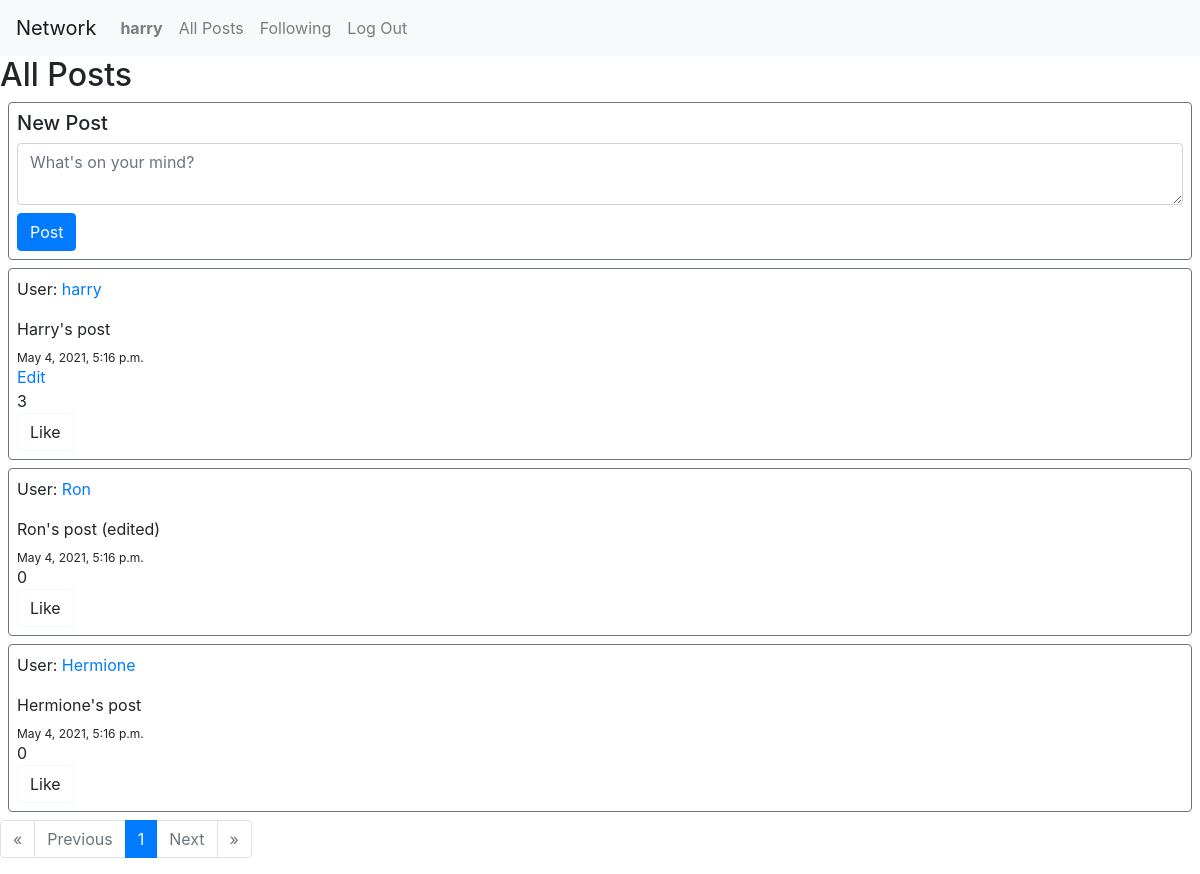
Screenshot of / (signed in) with the database file from the repository.
### network/models.py (models this page shows, shortened)
class User(AbstractUser):
    pass

class TimeStampMixin(models.Model):
    created_at = models.DateTimeField(auto_now_add=True)
    updated_at = models.DateTimeField(auto_now=True)
    class Meta:
        abstract = True

class Post(TimeStampMixin):
    user = models.ForeignKey(User, on_delete=models.CASCADE)
    content = models.CharField(max_length = 64)
    likes = models.IntegerField(default=0)

### network/views.py (the view)
# urls.py: path("", views.index, name="index"),
def index(request):
    if request.method == "POST":
        user = request.user
        content = request.POST["content"]
        if content != "":
            Post.objects.create(user=user, content=content, likes=0)
    posts_chronological = Post.objects.order_by('-created_at')
    paginator = Paginator(posts_chronological, 10)
    page_number = request.GET.get('page')
    page_obj = paginator.get_page(page_number)
    return render(request, "network/index.html", {
        "page_obj": page_obj,
    })

### network/templates/network/index.html (shortened to what this page needs)
{% extends "network/layout.html" %}
{% load static %}
{% block body %}
    <h2>All Posts</h2>
    {% if user.is_authenticated %}
      <div class="border border-secondary rounded p-2 m-2">
        <h5> New Post </h5>
        <form id="new-post-form" action="{% url 'index' %}" method="post">
          <textarea class="form-control mb-2" id="new-post-text" name="content" placeholder="What's on your mind?"></textarea>
          <input type="submit" class="btn btn-primary" value="Post" />
        </form>
      </div>
    {% endif %}
    {% for post in page_obj %}
      <div class="border border-secondary rounded p-2 m-2">
        <p>User:  <a href="{% url 'profile' post.user.id %}"> {{ post.user }} </a></p>
        <div id="post-{{post.id}}"> {{ post.content }} </div>
        <sub> {{ post.created_at }}</sub>
        <br />
        {% if user == post.user %}
          <div id="edit" onclick="edit('{{ post.id }}')" class="text-primary">Edit</div>
        {% endif %}
        <div id="post-likes-{{post.id}}"> {{ post.likes }} </div>
        {% if user.is_authenticated %}
          <button class="btn mr-1 d-inline-block" style="background-color:white; border-color: #F0F8FF;" id="like-{{post.id}}" onclick="like('{{ post.id }}')">Like</button>
        {% endif %}
      </div>
    {% endfor %}
    <nav aria-label="pagination">
      <ul class="pagination">
        {% if not page_obj.has_previous %}
          <li class="page-item disabled">
            <a class="page-link" href="#" tabindex="-1" aria-disabled="true">&laquo;</a>
          </li>
        {% endif %}
        {% if not page_obj.has_previous %}
          <li class="page-item disabled">
            <a class="page-link" href="#" tabindex="-1" aria-disabled="true">Previous</a>
          </li>
        {% endif %}
        <li class="page-item active" aria-current="page">
          <a class="page-link" href="?page={{ page_obj.number }}">{{page_obj.number}} <span class="sr-only">(current)</span></a>
        </li>
        {% if not page_obj.has_next %}
          <li class="page-item disabled">
            <a class="page-link" href="#" tabindex="-1" aria-disabled="true">Next</a>
          </li>
        {% endif %}
        {% if not page_obj.has_next %}
          <li class="page-item disabled">
            <a class="page-link" href="#" tabindex="-1" aria-disabled="true">&raquo;</a>
          </li>
        {% endif %}
      </ul>
    </nav>
{% endblock %}

### network/templates/network/layout.html (shortened to what this page needs)
{% load static %}
<!DOCTYPE html>
<html lang="en">
    <head>
        <link rel="stylesheet" href="https://stackpath.bootstrapcdn.com/bootstrap/4.4.1/css/bootstrap.min.css">
        <link href="{% static 'network/styles.css' %}" rel="stylesheet">
    </head>
    <body>
        <nav class="navbar navbar-expand-lg navbar-light bg-light">
            <a class="navbar-brand" href="#">Network</a>
            <div>
              <ul class="navbar-nav mr-auto">
                {% if user.is_authenticated %}
                    <li class="nav-item">
                        <a class="nav-link" href="{% url 'profile' user.id %}"><strong>{{ user.username }}</strong></a>
                    </li>
                {% endif %}
                <li class="nav-item">
                  <a class="nav-link" href="{% url 'index' %}">All Posts</a>
                </li>
                {% if user.is_authenticated %}
                    <li class="nav-item">
                        <a class="nav-link" href="{% url 'following' %}">Following</a>
                    </li>
                    <li class="nav-item">
                        <a class="nav-link" href="{% url 'logout' %}">Log Out</a>
                    </li>
                {% endif %}
              </ul>
            </div>
          </nav>
        <div class="body">
          {% block body %}
          {% endblock %}
        </div>
    </body>
</html>

### rows the page displays
User: username "harry"
Post: user "harry", content "Harry's post", created_at "May 4, 2021, 5:16 p.m.", likes "3"
Post: user "Ron", content "Ron's post (edited)", created_at "May 4, 2021, 5:16 p.m.", likes "0"
Post: user "Hermione", content "Hermione's post", created_at "May 4, 2021, 5:16 p.m.", likes "0"

### other values shown
{{ page_obj.number }} "1"
